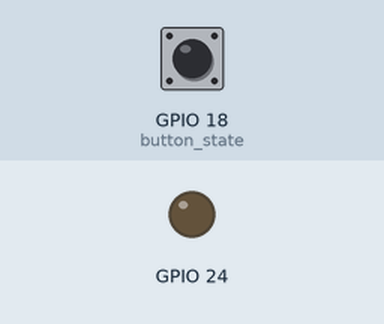
Recording of a program running on a simulated Raspberry Pi (BCM pin numbers). Parts: output pins drawn as LEDs (lit = HIGH). The test bench sets the inputs (shaded band); at power-on: GPIO 18 (button_state) HIGH. What the program prints to the terminal is not drawn.

Above: at 1.2 s.
1.3 s: GPIO 18 (button_state) pulled LOW for 0.15 s
At 1.4 s:
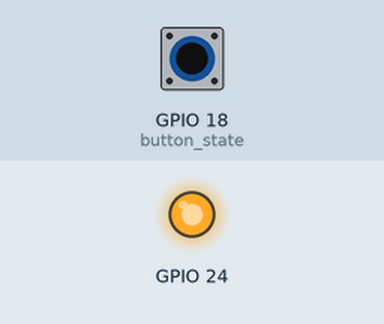
3.0 s: GPIO 18 (button_state) pulled LOW for 3.2 s
At 7.6 s:
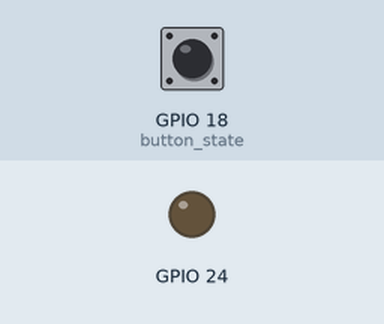
Timing chart, 0 to 9.1 s (numbered marks = the images above; inputs shaded):
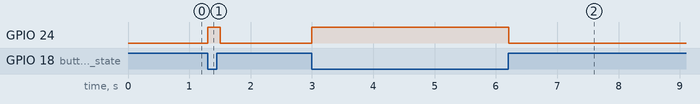

The program:

ledpush.py
```python
import RPi.GPIO as GPIO
import time

GPIO.setmode(GPIO.BCM)

GPIO.setup(18, GPIO.IN, pull_up_down=GPIO.PUD_UP)#Button - GPIO18
GPIO.setup(24, GPIO.OUT)  #LED - GPIO24
print("Program ON")
try:
    while True:
        print("Petla ON")
        button_state = GPIO.input(18)
        if button_state == False:
            GPIO.output(24, True)
            print('Button Pressed...')
            time.sleep(0.2)
        else:
            GPIO.output(24, False)
except KeyboardInterrupt:
    print("\nZatrzymano program.")
finally:
    print("Koniec programu.")
    GPIO.cleanup()
```

Measured:
- after the input at 1.3 s, GPIO 24: LOW → HIGH at once, → LOW 0.20 s later
- after the input at 3.0 s, GPIO 24: LOW → HIGH at once, → LOW 3.2 s later
